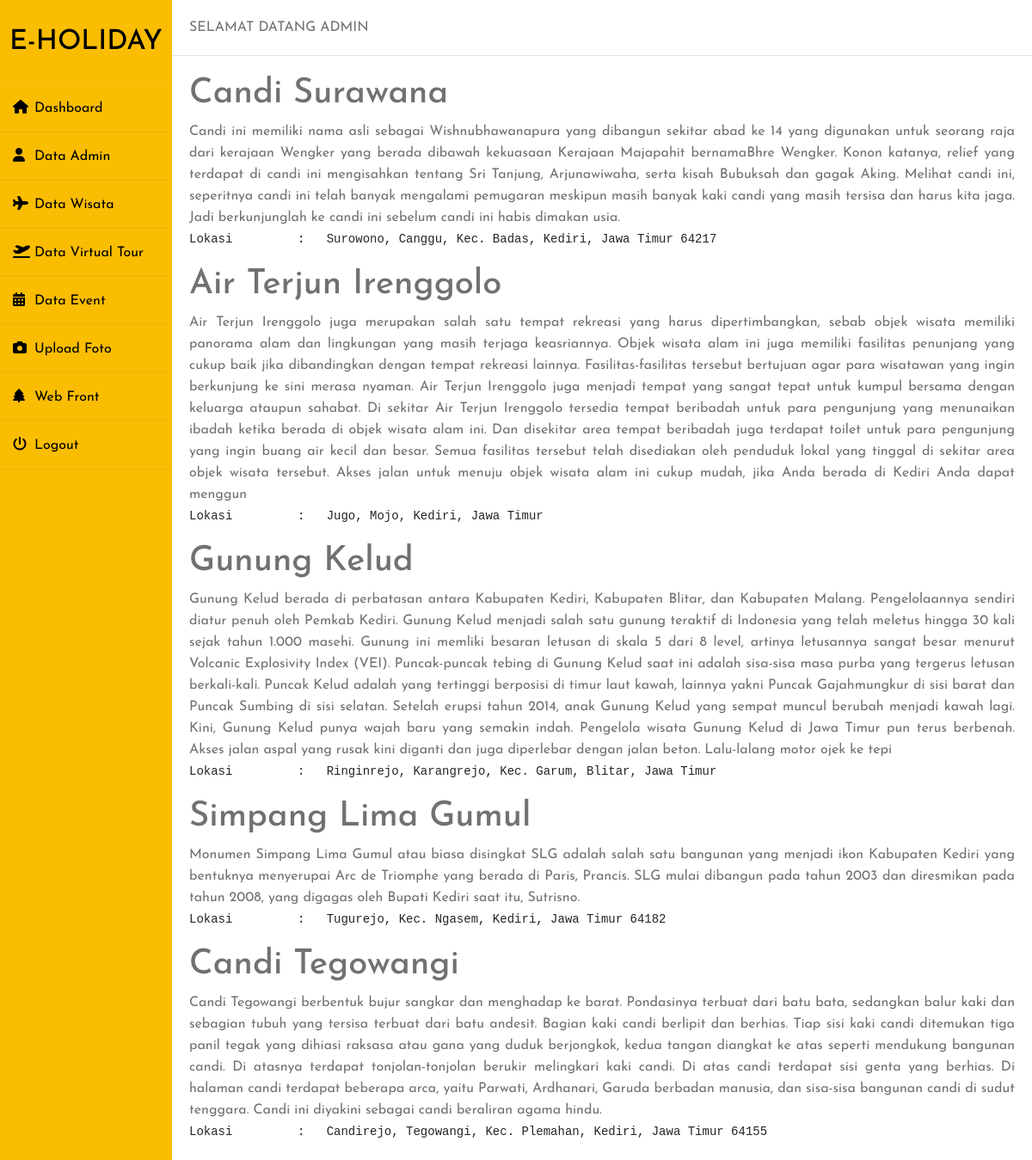
Screenshot of /dashboard2.php with the database file from the repository.
### tables this page shows
CREATE TABLE `tbdetailwisata` (
  `id` int(11) NOT NULL,
  `nm_wisata` varchar(100) NOT NULL,
  `deskripsi` varchar(1000) NOT NULL,
  `kategori` varchar(100) NOT NULL,
  `lokasi` varchar(100) NOT NULL,
  `map` varchar(1000) NOT NULL,
  `foto` varchar(100) NOT NULL
);

### dashboard2.php (the view, shortened to what this page needs)
<?php
include 'koneksi2.php';
?>
<!DOCTYPE html>
<html lang="en">
<head>
    <link rel="stylesheet" href="styles.css">
    <link rel="stylesheet" href="https://cdn.jsdelivr.net/npm/bootstrap@4.6.0/dist/css/bootstrap.min.css">
</head>
<body>
    <div class="wrapper">
        <div class="sidebar">
            <h2>E-Holiday</h2>
            <ul>
                <li><a href="dashboard2.php"><i class="fas fa-home"></i>Dashboard</a></li>
                <li><a href="admin.php"><i class="fas fa-user"></i>Data Admin</a></li>
                <li><a href="datawisata1.php"><i class="fas fa-plane"></i>Data Wisata</a></li>
                <li><a href="datavt.php"><i class="fas fa-plane-departure"></i>Data Virtual Tour</a></li>
                <li><a href="dataevent.php"><i class="fas fa-calendar-alt"></i>Data Event</a></li>
                <li><a href="foto.php"><i class="fas fa-camera"></i>Upload Foto</a></li>
                <li><a href="index.html"><i class="fas fa-tree"></i>Web Front</a></li>
                <li><a href="login.php"><i class="fas fa-power-off"></i>Logout</a></li>
            </ul>
        </div>
        <div class="main_content">
            <div class="header">SELAMAT DATANG ADMIN</div>
            <div class="info" style="text-align: justify;">
                <?php
                $result = mysqLi_query($koneksi2, "SELECT * FROM tbdetailwisata ORDER BY id ASC");
                while ($row = mysqli_fetch_array($result)) {
                ?>
                    <div class="wrapper2">
                        <section id="home">
                            <div class="kolom">
                                <h1>
                                    <?php echo $row['nm_wisata']; ?>
                                </h1>
                                <td><?php echo $row['deskripsi']; ?></td>
                                <pre>Lokasi         :   <?php echo $row['lokasi']; ?></pre>
                            </div>
                        </section>
                    </div>
                <?php } ?>
            </div>
        </div>
    </div>
</body>
</html>

### styles.css (style rules this page uses)
* { margin: 0; padding: 0; box-sizing: border-box; list-style: none; text-decoration: none; font-family: 'Josefin Sans', sans-serif; }
body { background-color: #f3f5f9; }
.wrapper { display: flex; position: relative; }
.wrapper .sidebar { width: 200px; height: 100%; background: #fabd02; padding: 30px 0px; position: fixed; }
.wrapper .sidebar h2 { color: black; text-transform: uppercase; text-align: center; margin-bottom: 30px; }
.wrapper .sidebar ul li { padding: 15px; border-bottom: 1px solid #bdb8d7; border-bottom: 1px solid rgba(0,0,0,0.05); border-top: 1px solid rgba(255,255,255,0.05); }
.wrapper .sidebar ul li a { color: black; display: block; }
.wrapper .sidebar ul li a .fas { width: 25px; }
.wrapper .main_content { width: 100%; margin-left: 200px; }
.wrapper .main_content .header { padding: 20px; background: #fff; color: #717171; border-bottom: 1px solid #e0e4e8; }
.wrapper .main_content .info { margin: 20px; color: #717171; line-height: 25px; }

### rows the page displays
tbdetailwisata: nm_wisata "Candi Surawana", deskripsi "Candi ini memiliki nama asli sebagai Wishnubhawanapura yang dibangun sekitar abad ke 14 yang digunakan untuk seorang raja dari kerajaan Wengker yang berada dibawah kekuasaan Kerajaan Majapahit bernamaBhre Wengker. Konon katanya, relief yang terdapat di candi ini mengisahkan tentang Sri Tanjung, Arjunawiwaha, serta kisah Bubuksah dan gagak Aking. Melihat candi ini, seperitnya candi ini telah banyak mengalami pemugaran meskipun masih banyak kaki candi yang masih tersisa dan harus kita jaga. Jadi berkunjunglah ke candi ini sebelum candi ini habis dimakan usia.", lokasi "Surowono, Canggu, Kec. Badas, Kediri, Jawa Timur 64217"
tbdetailwisata: nm_wisata "Air Terjun Irenggolo", deskripsi "Air Terjun Irenggolo juga merupakan salah satu tempat rekreasi yang harus dipertimbangkan, sebab objek wisata memiliki panorama alam dan lingkungan yang masih terjaga keasriannya. Objek wisata alam ini juga memiliki fasilitas penunjang yang cukup baik jika dibandingkan dengan tempat rekreasi lainnya. Fasilitas-fasilitas tersebut bertujuan agar para wisatawan yang ingin berkunjung ke sini merasa nyaman. Air Terjun Irenggolo juga menjadi tempat yang sangat tepat untuk kumpul bersama dengan keluarga ataupun sahabat. Di sekitar Air Terjun Irenggolo tersedia tempat beribadah untuk para pengunjung yang menunaikan ibadah ketika berada di objek wisata alam ini. Dan disekitar area tempat beribadah…", lokasi "Jugo, Mojo, Kediri, Jawa Timur"
tbdetailwisata: nm_wisata "Gunung Kelud", deskripsi "Gunung Kelud berada di perbatasan antara Kabupaten Kediri, Kabupaten Blitar, dan Kabupaten Malang. Pengelolaannya sendiri diatur penuh oleh Pemkab Kediri. Gunung Kelud menjadi salah satu gunung teraktif di Indonesia yang telah meletus hingga 30 kali sejak tahun 1.000 masehi. Gunung ini memliki besaran letusan di skala 5 dari 8 level, artinya letusannya sangat besar menurut Volcanic Explosivity Index (VEI). Puncak-puncak tebing di Gunung Kelud saat ini adalah sisa-sisa masa purba yang tergerus letusan berkali-kali. Puncak Kelud adalah yang tertinggi berposisi di timur laut kawah, lainnya yakni Puncak Gajahmungkur di sisi barat dan Puncak Sumbing di sisi selatan. Setelah erupsi tahun 2014,…", lokasi "Ringinrejo, Karangrejo, Kec. Garum, Blitar, Jawa Timur"
tbdetailwisata: nm_wisata "Simpang Lima Gumul", deskripsi "Monumen Simpang Lima Gumul atau biasa disingkat SLG adalah salah satu bangunan yang menjadi ikon Kabupaten Kediri yang bentuknya menyerupai Arc de Triomphe yang berada di Paris, Prancis. SLG mulai dibangun pada tahun 2003 dan diresmikan pada tahun 2008, yang digagas oleh Bupati Kediri saat itu, Sutrisno.", lokasi "Tugurejo, Kec. Ngasem, Kediri, Jawa Timur 64182"
tbdetailwisata: nm_wisata "Candi Tegowangi", deskripsi "Candi Tegowangi berbentuk bujur sangkar dan menghadap ke barat. Pondasinya terbuat dari batu bata, sedangkan balur kaki dan sebagian tubuh yang tersisa terbuat dari batu andesit. Bagian kaki candi berlipit dan berhias. Tiap sisi kaki candi ditemukan tiga panil tegak yang dihiasi raksasa atau gana yang duduk berjongkok, kedua tangan diangkat ke atas seperti mendukung bangunan candi. Di atasnya terdapat tonjolan-tonjolan berukir melingkari kaki candi. Di atas candi terdapat sisi genta yang berhias. Di halaman candi terdapat beberapa arca, yaitu Parwati, Ardhanari, Garuda berbadan manusia, dan sisa-sisa bangunan candi di sudut tenggara. Candi ini diyakini sebagai candi beraliran agama hindu.", lokasi "Candirejo, Tegowangi, Kec. Plemahan, Kediri, Jawa Timur 64155"
